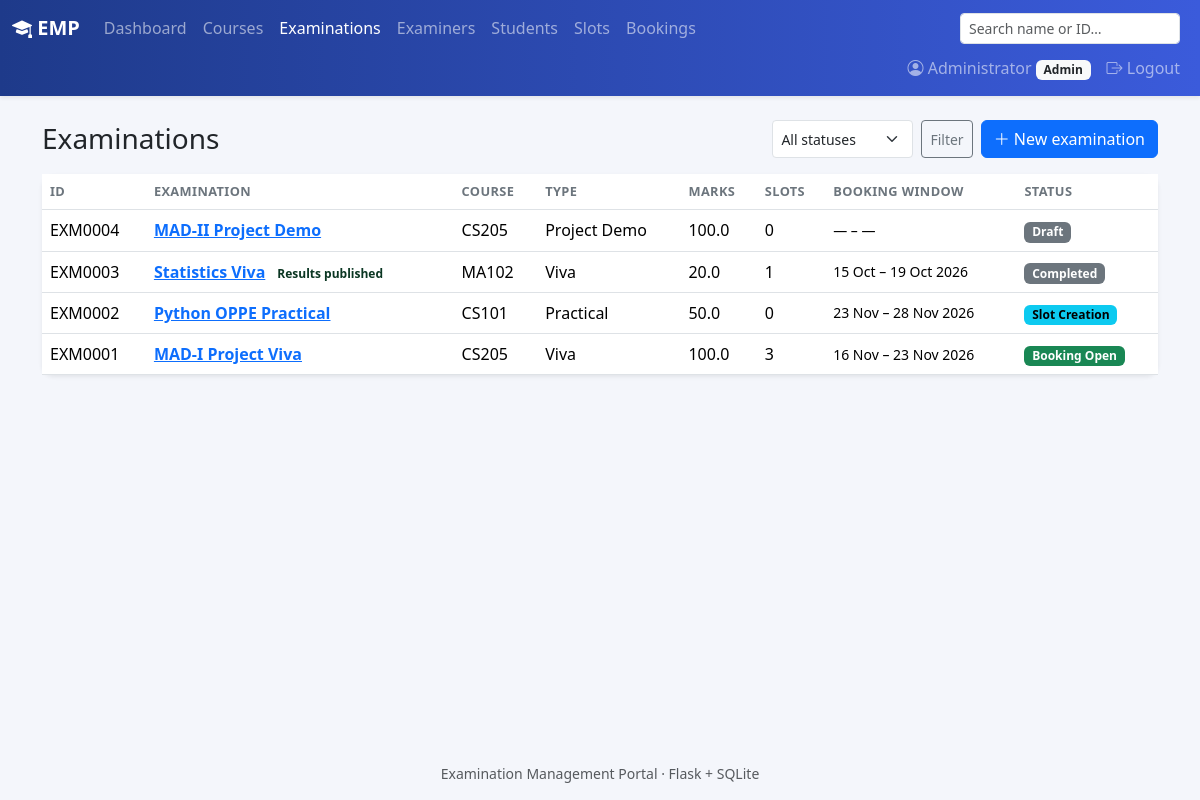
/admin/exams (signed in), run on the app's committed database.
### models.py (models this page shows, shortened)
class User(UserMixin, db.Model):
    id = db.Column(db.Integer, primary_key=True)
    role = db.Column(db.String(20), nullable=False)
    name = db.Column(db.String(120), nullable=False)
    email = db.Column(db.String(120), unique=True, nullable=False)
    password_hash = db.Column(db.String(256), nullable=False)
    phone = db.Column(db.String(20))
    department = db.Column(db.String(120))
    designation = db.Column(db.String(120))
    roll_no = db.Column(db.String(40), unique=True)
    program = db.Column(db.String(120))
    status = db.Column(db.String(20), nullable=False, default="Active")
    created_at = db.Column(db.DateTime, default=datetime.now)
    slots = db.relationship("Slot", back_populates="examiner", foreign_keys="Slot.examiner_id")
    bookings = db.relationship("Booking", back_populates="student", foreign_keys="Booking.student_id")
    assigned_exams = db.relationship("Exam", secondary=exam_examiners, back_populates="examiners")

class Exam(db.Model):
    id = db.Column(db.Integer, primary_key=True)
    course_id = db.Column(db.Integer, db.ForeignKey("course.id"), nullable=False)
    name = db.Column(db.String(150), nullable=False)
    exam_type = db.Column(db.String(30), nullable=False)
    description = db.Column(db.Text)
    duration = db.Column(db.Integer, nullable=False)
    max_marks = db.Column(db.Float, nullable=False)
    pass_marks = db.Column(db.Float)
    slot_creation_start = db.Column(db.Date)
    slot_creation_end = db.Column(db.Date)
    booking_start = db.Column(db.Date)
    booking_end = db.Column(db.Date)
    status = db.Column(db.String(20), nullable=False, default="Draft")
    results_published = db.Column(db.Boolean, default=False)
    created_at = db.Column(db.DateTime, default=datetime.now)
    course = db.relationship("Course", back_populates="exams")
    rubrics = db.relationship("Rubric", back_populates="exam", cascade="all, delete-orphan")
    slots = db.relationship("Slot", back_populates="exam", cascade="all, delete-orphan")
    examiners = db.relationship("User", secondary=exam_examiners, back_populates="assigned_exams")
    @property
    def code(self):
        return f"EXM{self.id:04d}"

class Course(db.Model):
    id = db.Column(db.Integer, primary_key=True)
    code = db.Column(db.String(20), unique=True, nullable=False)
    name = db.Column(db.String(150), nullable=False)
    description = db.Column(db.Text)
    credits = db.Column(db.Integer)
    status = db.Column(db.String(20), nullable=False, default="Active")
    created_at = db.Column(db.DateTime, default=datetime.now)
    exams = db.relationship("Exam", back_populates="course")

### routes/admin.py (the view)
@bp.route("/exams")
@role_required("admin")
def exams():
    q = Exam.query.join(Course)
    status = request.args.get("status")
    if status:
        q = q.filter(Exam.status == status)
    return render_template("admin/exams.html", exams=q.order_by(Exam.id.desc()).all(),
                           statuses=EXAM_STATUSES, status=status)

### routes/utils.py (called while the page is built)
def role_required(role):
    def decorator(view):
        @wraps(view)
        @login_required
        def wrapped(*args, **kwargs):
            if current_user.role != role:
                abort(403)
            if current_user.status == "Pending":
                return redirect(url_for("auth.pending"))
            if current_user.status != "Active":
                flash("Your account is inactive. Contact the administrator.", "danger")
                return redirect(url_for("auth.logout"))
            return view(*args, **kwargs)
        return wrapped
    return decorator

### templates/admin/exams.html (shortened to what this page needs)
{% extends "base.html" %}
{% from "_macros.html" import badge %}
{% block content %}
<div class="d-flex justify-content-between align-items-center mb-3 flex-wrap gap-2">
  <h3 class="mb-0">Examinations</h3>
  <div class="d-flex gap-2">
    <form class="d-flex gap-2">
      <select name="status" class="form-select form-select-sm">
        <option value="">All statuses</option>
      </select>
      <button class="btn btn-sm btn-outline-secondary">Filter</button>
    </form>
    <a href="{{ url_for('admin.exam_form') }}" class="btn btn-primary"><i class="bi bi-plus-lg"></i> New examination</a>
  </div>
</div>
<div class="card shadow-sm border-0"><div class="table-responsive">
<table class="table table-hover align-middle mb-0">
  <thead><tr><th>ID</th><th>Examination</th><th>Course</th><th>Type</th><th>Marks</th><th>Slots</th><th>Booking window</th><th>Status</th></tr></thead>
  <tbody>
  {% for e in exams %}
    <tr>
      <td>{{ e.code }}</td>
      <td><a href="{{ url_for('admin.exam_detail', eid=e.id) }}" class="fw-semibold">{{ e.name }}</a>
        {% if e.results_published %}<span class="badge text-bg-success-subtle text-success-emphasis">Results published</span>{% endif %}</td>
      <td>{{ e.course.code }}</td><td>{{ e.exam_type }}</td><td>{{ e.max_marks|round(1) }}</td><td>{{ e.slots|length }}</td>
      <td class="small">{{ e.booking_start.strftime('%d %b') if e.booking_start else '—' }} – {{ e.booking_end.strftime('%d %b %Y') if e.booking_end else '—' }}</td>
      <td>{{ badge(e.status) }}</td>
    </tr>
  {% else %}<tr><td colspan="8" class="text-center text-muted py-4">No examinations found.</td></tr>{% endfor %}
  </tbody>
</table></div></div>
{% endblock %}

### templates/base.html (shortened to what this page needs)
<!doctype html>
<html lang="en">
<head>
  <link href="https://cdn.jsdelivr.net/npm/bootstrap@5.3.3/dist/css/bootstrap.min.css" rel="stylesheet">
  <link href="https://cdn.jsdelivr.net/npm/bootstrap-icons@1.11.3/font/bootstrap-icons.min.css" rel="stylesheet">
  <link href="{{ url_for('static', filename='style.css') }}" rel="stylesheet">
</head>
<body>
<nav class="navbar navbar-expand navbar-dark bg-emp shadow-sm">
  <div class="container-fluid flex-wrap">
    <a class="navbar-brand fw-semibold" href="{{ url_for('index') }}"><i class="bi bi-mortarboard-fill"></i> EMP</a>
    {% if current_user.is_authenticated and current_user.status == 'Active' %}
    <ul class="navbar-nav flex-wrap me-auto">
      {% if current_user.role == 'admin' %}
        {% set links = [('admin.dashboard','Dashboard'),('admin.courses','Courses'),('admin.exams','Examinations'),
                        ('admin.examiners','Examiners'),('admin.students','Students'),('admin.slots','Slots'),
                        ('admin.bookings','Bookings')] %}
      {% elif current_user.role == 'examiner' %}
        {% set links = [('examiner.dashboard','Dashboard'),('examiner.exams','My Examinations'),
                        ('examiner.slots','My Slots'),('examiner.evaluations','Evaluations')] %}
      {% else %}
        {% set links = [('student.dashboard','Dashboard'),('student.exams','Examinations'),
                        ('student.bookings','My Bookings'),('student.results','Results')] %}
      {% endif %}
      {% for ep, label in links %}
        <li class="nav-item"><a class="nav-link {% if request.endpoint == ep %}active{% endif %}" href="{{ url_for(ep) }}">{{ label }}</a></li>
      {% endfor %}
    </ul>
    {% if current_user.role == 'admin' %}
    <form class="d-flex me-2 my-1" action="{{ url_for('admin.search') }}">
      <input class="form-control form-control-sm" name="q" placeholder="Search name or ID…" value="{{ request.args.get('q','') }}">
    </form>
    {% endif %}
    {% endif %}
    {% if current_user.is_authenticated %}
    <ul class="navbar-nav ms-auto">
      <li class="nav-item"><a class="nav-link" href="{{ url_for('auth.profile') }}"><i class="bi bi-person-circle"></i> {{ current_user.name }} <span class="badge bg-light text-dark text-capitalize">{{ current_user.role }}</span></a></li>
      <li class="nav-item"><a class="nav-link" href="{{ url_for('auth.logout') }}"><i class="bi bi-box-arrow-right"></i> Logout</a></li>
    </ul>
    {% endif %}
  </div>
</nav>
<main class="container py-4">
  {% block content %}{% endblock %}
</main>
<footer class="text-center text-muted small py-3">Examination Management Portal · Flask + SQLite</footer>
</body>
</html>

### templates/_macros.html (shortened to what this page needs)
{% macro badge(status) -%}
<span class="badge text-bg-{{ status|badge }}">{{ status }}</span>
{%- endmacro %}

### static/style.css (style rules this page uses)
body { background: #f4f6fb; min-height: 100vh; display: flex; flex-direction: column; }
main { flex: 1; }
.bg-emp { background: linear-gradient(90deg, #1e3a8a, #3b5bdb); }
.card { border-radius: .75rem; }
.table th { font-size: .8rem; text-transform: uppercase; letter-spacing: .03em; color: #6c757d; }

### data on the page
User: name "Administrator", role "Admin"
Exam: code "EXM0004", name "MAD-II Project Demo", course.code "CS205", exam_type "Project Demo", max_marks "100.0", slots|length "0", booking_start "—", booking_end "—", status "Draft"
Exam: code "EXM0003", name "Statistics Viva", results_published "Results published", course.code "MA102", exam_type "Viva", max_marks "20.0", slots|length "1", booking_start "15 Oct", booking_end "19 Oct 2026", status "Completed"
Exam: code "EXM0002", name "Python OPPE Practical", course.code "CS101", exam_type "Practical", max_marks "50.0", slots|length "0", booking_start "23 Nov", booking_end "28 Nov 2026", status "Slot Creation"
Exam: code "EXM0001", name "MAD-I Project Viva", course.code "CS205", exam_type "Viva", max_marks "100.0", slots|length "3", booking_start "16 Nov", booking_end "23 Nov 2026", status "Booking Open"

### other printed values
{{ label }} "Dashboard" "Courses" "Examinations" "Examiners" "Students" "Slots" "Bookings"
